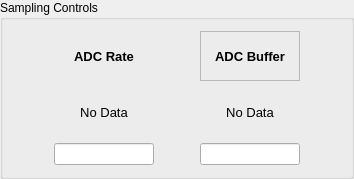
            <widget class="QGroupBox" name="groupBox_6">
             <property name="title">
              <string>Sampling Controls</string>
             </property>
             <layout class="QHBoxLayout" name="horizontalLayout_22">
              <item>
               <layout class="QVBoxLayout" name="verticalLayout_9">
                <item>
                 <layout class="QHBoxLayout" name="horizontalLayout_9">
                  <item>
                   <widget class="QLabel" name="label_14">
                    <property name="minimumSize">
                     <size>
                      <width>100</width>
                      <height>50</height>
                     </size>
                    </property>
                    <property name="maximumSize">
                     <size>
                      <width>100</width>
                      <height>50</height>
                     </size>
                    </property>
                    <property name="font">
                     <font>
                      <family>MS Shell Dlg 2</family>
                      <pointsize>10</pointsize>
                      <weight>75</weight>
                      <bold>true</bold>
                     </font>
                    </property>
                    <property name="text">
                     <string>ADC Rate</string>
                    </property>
                    <property name="alignment">
                     <set>Qt::AlignCenter</set>
                    </property>
                   </widget>
                  </item>
                  <item>
                   <widget class="QLabel" name="label_19">
                    <property name="minimumSize">
                     <size>
                      <width>100</width>
                      <height>50</height>
                     </size>
                    </property>
                    <property name="maximumSize">
                     <size>
                      <width>100</width>
                      <height>50</height>
                     </size>
                    </property>
                    <property name="font">
                     <font>
                      <family>MS Shell Dlg 2</family>
                      <pointsize>10</pointsize>
                      <weight>75</weight>
                      <bold>true</bold>
                     </font>
                    </property>
                    <property name="frameShape">
                     <enum>QFrame::StyledPanel</enum>
                    </property>
                    <property name="frameShadow">
                     <enum>QFrame::Sunken</enum>
                    </property>
                    <property name="text">
                     <string>ADC Buffer</string>
                    </property>
                    <property name="alignment">
                     <set>Qt::AlignCenter</set>
                    </property>
                   </widget>
                  </item>
                 </layout>
                </item>
                <item>
                 <layout class="QHBoxLayout" name="horizontalLayout_23">
                  <item>
                   <widget class="QLabel" name="ADCRate_output">
                    <property name="minimumSize">
                     <size>
                      <width>100</width>
                      <height>50</height>
                     </size>
                    </property>
                    <property name="maximumSize">
                     <size>
                      <width>100</width>
                      <height>50</height>
                     </size>
                    </property>
                    <property name="font">
                     <font>
                      <pointsize>10</pointsize>
                     </font>
                    </property>
                    <property name="text">
                     <string>No Data</string>
                    </property>
                    <property name="alignment">
                     <set>Qt::AlignCenter</set>
                    </property>
                   </widget>
                  </item>
                  <item>
                   <widget class="QLabel" name="ADCBuffer_output">
                    <property name="minimumSize">
                     <size>
                      <width>100</width>
                      <height>50</height>
                     </size>
                    </property>
                    <property name="maximumSize">
                     <size>
                      <width>100</width>
                      <height>50</height>
                     </size>
                    </property>
                    <property name="font">
                     <font>
                      <pointsize>10</pointsize>
                     </font>
                    </property>
                    <property name="text">
                     <string>No Data</string>
                    </property>
                    <property name="alignment">
                     <set>Qt::AlignCenter</set>
                    </property>
                   </widget>
                  </item>
                 </layout>
                </item>
                <item>
                 <layout class="QHBoxLayout" name="horizontalLayout_25">
                  <item>
                   <spacer name="horizontalSpacer_34">
                    <property name="orientation">
                     <enum>Qt::Horizontal</enum>
                    </property>
                    <property name="sizeHint" stdset="0">
                     <size>
                      <width>40</width>
                      <height>20</height>
                     </size>
                    </property>
                   </spacer>
                  </item>
                  <item>
                   <widget class="QLineEdit" name="ADCRate_input">
                    <property name="maximumSize">
                     <size>
                      <width>100</width>
                      <height>16777215</height>
                     </size>
                    </property>
                   </widget>
                  </item>
                  <item>
                   <spacer name="horizontalSpacer_35">
                    <property name="orientation">
                     <enum>Qt::Horizontal</enum>
                    </property>
                    <property name="sizeHint" stdset="0">
                     <size>
                      <width>40</width>
                      <height>20</height>
                     </size>
                    </property>
                   </spacer>
                  </item>
                  <item>
                   <widget class="QLineEdit" name="ADCBuffer_input">
                    <property name="maximumSize">
                     <size>
                      <width>100</width>
                      <height>16777215</height>
                     </size>
                    </property>
                   </widget>
                  </item>
                  <item>
                   <spacer name="horizontalSpacer_36">
                    <property name="orientation">
                     <enum>Qt::Horizontal</enum>
                    </property>
                    <property name="sizeHint" stdset="0">
                     <size>
                      <width>40</width>
                      <height>20</height>
                     </size>
                    </property>
                   </spacer>
                  </item>
                 </layout>
                </item>
                <item>
                 <layout class="QHBoxLayout" name="horizontalLayout_27"/>
                </item>
               </layout>
              </item>
             </layout>
            </widget>
